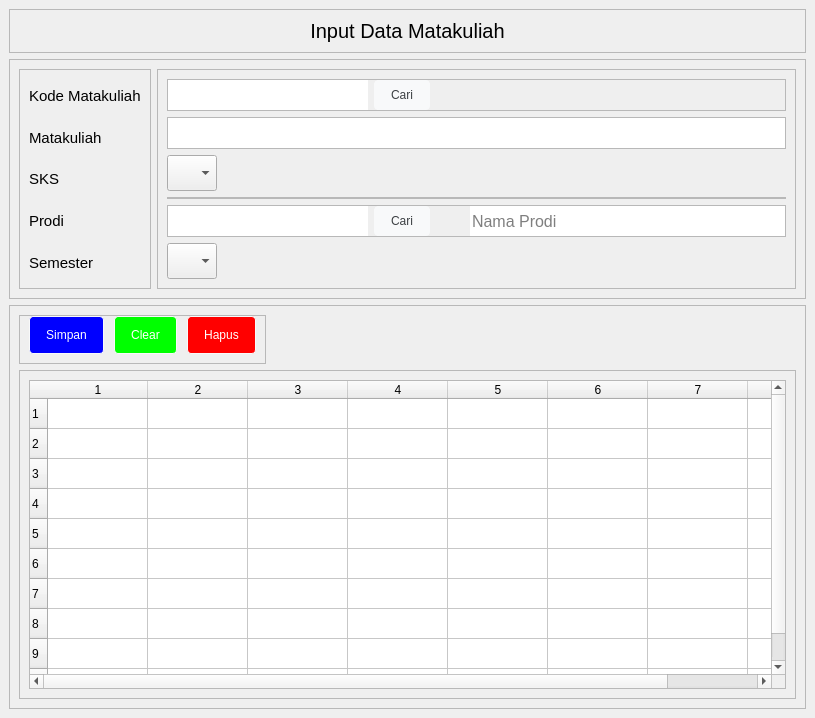
<?xml version="1.0" encoding="UTF-8"?>
<ui version="4.0">
 <class>MainWindow</class>
 <widget class="QMainWindow" name="MainWindow">
  <property name="geometry">
   <rect>
    <x>0</x>
    <y>0</y>
    <width>815</width>
    <height>718</height>
   </rect>
  </property>
  <property name="windowTitle">
   <string>MainWindow</string>
  </property>
  <property name="styleSheet">
   <string notr="true">QLineEdit, QDateEdit {
	border: none;
}

QLineEdit,QComboBox {
height: 30px;
}

QPushButton {
  background-color: #f8f9fa;
  border: 1px solid #f8f9fa;
  border-radius: 4px;
  color: #3c4043;
  height: 36px;
  line-height: 27px;
  min-width: 10px;
  padding: 0 16px;
  text-align: center;
  white-space: pre;
}

QPushButton:hover {
  border-color: #4285f4;
  outline: none;
}

#btnSimpan{
	color: rgb(255, 255, 255);
	background-color: rgb(0, 0, 255);
}

#btnClear{
	color: rgb(255, 255, 255);
	background-color: rgb(0, 255, 0);
}

#btnHapus{
	color: rgb(255, 255, 255);
	background-color: rgb(255, 0, 0);
}</string>
  </property>
  <widget class="QWidget" name="centralwidget">
   <property name="sizePolicy">
    <sizepolicy hsizetype="Expanding" vsizetype="Expanding">
     <horstretch>0</horstretch>
     <verstretch>0</verstretch>
    </sizepolicy>
   </property>
   <property name="minimumSize">
    <size>
     <width>480</width>
     <height>480</height>
    </size>
   </property>
   <layout class="QVBoxLayout" name="verticalLayout">
    <item>
     <widget class="QFrame" name="frame">
      <property name="sizePolicy">
       <sizepolicy hsizetype="Preferred" vsizetype="Fixed">
        <horstretch>0</horstretch>
        <verstretch>0</verstretch>
       </sizepolicy>
      </property>
      <property name="frameShape">
       <enum>QFrame::StyledPanel</enum>
      </property>
      <property name="frameShadow">
       <enum>QFrame::Raised</enum>
      </property>
      <layout class="QHBoxLayout" name="horizontalLayout">
       <item alignment="Qt::AlignTop">
        <widget class="QLabel" name="label">
         <property name="font">
          <font>
           <pointsize>15</pointsize>
          </font>
         </property>
         <property name="text">
          <string>Input Data Matakuliah</string>
         </property>
         <property name="alignment">
          <set>Qt::AlignCenter</set>
         </property>
        </widget>
       </item>
      </layout>
     </widget>
    </item>
    <item>
     <widget class="QFrame" name="frame_2">
      <property name="sizePolicy">
       <sizepolicy hsizetype="Expanding" vsizetype="Preferred">
        <horstretch>0</horstretch>
        <verstretch>0</verstretch>
       </sizepolicy>
      </property>
      <property name="frameShape">
       <enum>QFrame::StyledPanel</enum>
      </property>
      <property name="frameShadow">
       <enum>QFrame::Raised</enum>
      </property>
      <layout class="QHBoxLayout" name="horizontalLayout_2">
       <item alignment="Qt::AlignLeft">
        <widget class="QFrame" name="frame_4">
         <property name="font">
          <font>
           <family>Segoe UI Symbol</family>
           <pointsize>9</pointsize>
          </font>
         </property>
         <property name="frameShape">
          <enum>QFrame::StyledPanel</enum>
         </property>
         <property name="frameShadow">
          <enum>QFrame::Raised</enum>
         </property>
         <layout class="QVBoxLayout" name="verticalLayout_2">
          <property name="spacing">
           <number>9</number>
          </property>
          <property name="topMargin">
           <number>9</number>
          </property>
          <item>
           <widget class="QLabel" name="label_2">
            <property name="font">
             <font>
              <pointsize>11</pointsize>
             </font>
            </property>
            <property name="text">
             <string>Kode Matakuliah</string>
            </property>
           </widget>
          </item>
          <item>
           <widget class="QLabel" name="label_3">
            <property name="font">
             <font>
              <pointsize>11</pointsize>
             </font>
            </property>
            <property name="text">
             <string>Matakuliah</string>
            </property>
           </widget>
          </item>
          <item>
           <widget class="QLabel" name="label_4">
            <property name="font">
             <font>
              <pointsize>11</pointsize>
             </font>
            </property>
            <property name="text">
             <string>SKS</string>
            </property>
           </widget>
          </item>
          <item>
           <widget class="QLabel" name="label_5">
            <property name="font">
             <font>
              <pointsize>11</pointsize>
             </font>
            </property>
            <property name="text">
             <string>Prodi</string>
            </property>
           </widget>
          </item>
          <item>
           <widget class="QLabel" name="label_6">
            <property name="font">
             <font>
              <pointsize>11</pointsize>
             </font>
            </property>
            <property name="text">
             <string>Semester</string>
            </property>
           </widget>
          </item>
         </layout>
        </widget>
       </item>
       <item>
        <widget class="QFrame" name="frame_5">
         <property name="sizePolicy">
          <sizepolicy hsizetype="Expanding" vsizetype="Preferred">
           <horstretch>0</horstretch>
           <verstretch>0</verstretch>
          </sizepolicy>
         </property>
         <property name="frameShape">
          <enum>QFrame::StyledPanel</enum>
         </property>
         <property name="frameShadow">
          <enum>QFrame::Raised</enum>
         </property>
         <layout class="QVBoxLayout" name="verticalLayout_3">
          <property name="topMargin">
           <number>9</number>
          </property>
          <item>
           <widget class="QFrame" name="frame_6">
            <property name="sizePolicy">
             <sizepolicy hsizetype="Preferred" vsizetype="Preferred">
              <horstretch>0</horstretch>
              <verstretch>0</verstretch>
             </sizepolicy>
            </property>
            <property name="minimumSize">
             <size>
              <width>0</width>
              <height>0</height>
             </size>
            </property>
            <property name="frameShape">
             <enum>QFrame::StyledPanel</enum>
            </property>
            <property name="frameShadow">
             <enum>QFrame::Raised</enum>
            </property>
            <layout class="QHBoxLayout" name="horizontalLayout_3">
             <property name="leftMargin">
              <number>0</number>
             </property>
             <property name="topMargin">
              <number>0</number>
             </property>
             <property name="rightMargin">
              <number>0</number>
             </property>
             <property name="bottomMargin">
              <number>0</number>
             </property>
             <item>
              <widget class="QLineEdit" name="txtKodeMatakuliah">
               <property name="minimumSize">
                <size>
                 <width>200</width>
                 <height>0</height>
                </size>
               </property>
               <property name="maximumSize">
                <size>
                 <width>200</width>
                 <height>16777215</height>
                </size>
               </property>
               <property name="font">
                <font>
                 <pointsize>12</pointsize>
                </font>
               </property>
              </widget>
             </item>
             <item alignment="Qt::AlignLeft">
              <widget class="QPushButton" name="btnCari">
               <property name="minimumSize">
                <size>
                 <width>44</width>
                 <height>10</height>
                </size>
               </property>
               <property name="maximumSize">
                <size>
                 <width>16777215</width>
                 <height>30</height>
                </size>
               </property>
               <property name="text">
                <string>Cari</string>
               </property>
              </widget>
             </item>
            </layout>
           </widget>
          </item>
          <item>
           <widget class="QFrame" name="frame_7">
            <property name="frameShape">
             <enum>QFrame::StyledPanel</enum>
            </property>
            <property name="frameShadow">
             <enum>QFrame::Raised</enum>
            </property>
            <layout class="QVBoxLayout" name="verticalLayout_6">
             <property name="spacing">
              <number>0</number>
             </property>
             <property name="leftMargin">
              <number>0</number>
             </property>
             <property name="topMargin">
              <number>0</number>
             </property>
             <property name="rightMargin">
              <number>0</number>
             </property>
             <property name="bottomMargin">
              <number>0</number>
             </property>
             <item>
              <widget class="QLineEdit" name="txtMatakuliah">
               <property name="minimumSize">
                <size>
                 <width>300</width>
                 <height>0</height>
                </size>
               </property>
               <property name="maximumSize">
                <size>
                 <width>620</width>
                 <height>16777215</height>
                </size>
               </property>
               <property name="font">
                <font>
                 <pointsize>12</pointsize>
                </font>
               </property>
              </widget>
             </item>
            </layout>
           </widget>
          </item>
          <item>
           <widget class="QComboBox" name="cboSks">
            <property name="sizePolicy">
             <sizepolicy hsizetype="Expanding" vsizetype="Fixed">
              <horstretch>0</horstretch>
              <verstretch>0</verstretch>
             </sizepolicy>
            </property>
            <property name="minimumSize">
             <size>
              <width>50</width>
              <height>0</height>
             </size>
            </property>
            <property name="maximumSize">
             <size>
              <width>50</width>
              <height>16777215</height>
             </size>
            </property>
            <property name="font">
             <font>
              <pointsize>12</pointsize>
             </font>
            </property>
            <item>
             <property name="text">
              <string/>
             </property>
            </item>
            <item>
             <property name="text">
              <string>1</string>
             </property>
            </item>
            <item>
             <property name="text">
              <string>2</string>
             </property>
            </item>
            <item>
             <property name="text">
              <string>3</string>
             </property>
            </item>
            <item>
             <property name="text">
              <string>4</string>
             </property>
            </item>
            <item>
             <property name="text">
              <string>5</string>
             </property>
            </item>
           </widget>
          </item>
          <item>
           <widget class="QFrame" name="frame_9">
            <property name="frameShape">
             <enum>QFrame::StyledPanel</enum>
            </property>
            <property name="frameShadow">
             <enum>QFrame::Raised</enum>
            </property>
            <layout class="QVBoxLayout" name="verticalLayout_5">
             <property name="leftMargin">
              <number>0</number>
             </property>
             <property name="topMargin">
              <number>0</number>
             </property>
             <property name="rightMargin">
              <number>0</number>
             </property>
             <property name="bottomMargin">
              <number>0</number>
             </property>
            </layout>
           </widget>
          </item>
          <item>
           <widget class="QFrame" name="frame_8">
            <property name="frameShape">
             <enum>QFrame::StyledPanel</enum>
            </property>
            <property name="frameShadow">
             <enum>QFrame::Raised</enum>
            </property>
            <layout class="QHBoxLayout" name="horizontalLayout_5">
             <property name="leftMargin">
              <number>0</number>
             </property>
             <property name="topMargin">
              <number>0</number>
             </property>
             <property name="rightMargin">
              <number>0</number>
             </property>
             <property name="bottomMargin">
              <number>0</number>
             </property>
             <item>
              <widget class="QLineEdit" name="txtKodeProdi">
               <property name="minimumSize">
                <size>
                 <width>100</width>
                 <height>0</height>
                </size>
               </property>
               <property name="maximumSize">
                <size>
                 <width>200</width>
                 <height>16777215</height>
                </size>
               </property>
               <property name="font">
                <font>
                 <pointsize>12</pointsize>
                </font>
               </property>
              </widget>
             </item>
             <item alignment="Qt::AlignLeft">
              <widget class="QPushButton" name="btnCariProdi">
               <property name="minimumSize">
                <size>
                 <width>44</width>
                 <height>30</height>
                </size>
               </property>
               <property name="maximumSize">
                <size>
                 <width>16777215</width>
                 <height>30</height>
                </size>
               </property>
               <property name="text">
                <string>Cari</string>
               </property>
              </widget>
             </item>
             <item>
              <widget class="QLineEdit" name="txtProdi">
               <property name="enabled">
                <bool>false</bool>
               </property>
               <property name="sizePolicy">
                <sizepolicy hsizetype="Preferred" vsizetype="Fixed">
                 <horstretch>0</horstretch>
                 <verstretch>0</verstretch>
                </sizepolicy>
               </property>
               <property name="minimumSize">
                <size>
                 <width>335</width>
                 <height>0</height>
                </size>
               </property>
               <property name="maximumSize">
                <size>
                 <width>300</width>
                 <height>16777215</height>
                </size>
               </property>
               <property name="font">
                <font>
                 <pointsize>12</pointsize>
                </font>
               </property>
               <property name="styleSheet">
                <string notr="true">#txtProdi {
	margin-left:20px;
}</string>
               </property>
               <property name="placeholderText">
                <string>Nama Prodi</string>
               </property>
              </widget>
             </item>
            </layout>
           </widget>
          </item>
          <item>
           <widget class="QComboBox" name="cboSemester">
            <property name="sizePolicy">
             <sizepolicy hsizetype="Expanding" vsizetype="Fixed">
              <horstretch>0</horstretch>
              <verstretch>0</verstretch>
             </sizepolicy>
            </property>
            <property name="minimumSize">
             <size>
              <width>50</width>
              <height>0</height>
             </size>
            </property>
            <property name="maximumSize">
             <size>
              <width>50</width>
              <height>16777215</height>
             </size>
            </property>
            <property name="font">
             <font>
              <pointsize>12</pointsize>
             </font>
            </property>
            <item>
             <property name="text">
              <string/>
             </property>
            </item>
            <item>
             <property name="text">
              <string>1</string>
             </property>
            </item>
            <item>
             <property name="text">
              <string>2</string>
             </property>
            </item>
            <item>
             <property name="text">
              <string>3</string>
             </property>
            </item>
            <item>
             <property name="text">
              <string>4</string>
             </property>
            </item>
            <item>
             <property name="text">
              <string>5</string>
             </property>
            </item>
            <item>
             <property name="text">
              <string>6</string>
             </property>
            </item>
            <item>
             <property name="text">
              <string>7</string>
             </property>
            </item>
            <item>
             <property name="text">
              <string>8</string>
             </property>
            </item>
           </widget>
          </item>
         </layout>
        </widget>
       </item>
      </layout>
     </widget>
    </item>
    <item>
     <widget class="QFrame" name="frame_3">
      <property name="frameShape">
       <enum>QFrame::StyledPanel</enum>
      </property>
      <property name="frameShadow">
       <enum>QFrame::Raised</enum>
      </property>
      <layout class="QVBoxLayout" name="verticalLayout_11">
       <item alignment="Qt::AlignLeft">
        <widget class="QFrame" name="frame_14">
         <property name="frameShape">
          <enum>QFrame::StyledPanel</enum>
         </property>
         <property name="frameShadow">
          <enum>QFrame::Raised</enum>
         </property>
         <layout class="QHBoxLayout" name="horizontalLayout_4">
          <property name="spacing">
           <number>10</number>
          </property>
          <property name="topMargin">
           <number>0</number>
          </property>
          <item>
           <widget class="QPushButton" name="btnSimpan">
            <property name="minimumSize">
             <size>
              <width>44</width>
              <height>0</height>
             </size>
            </property>
            <property name="maximumSize">
             <size>
              <width>75</width>
              <height>16777215</height>
             </size>
            </property>
            <property name="text">
             <string>Simpan</string>
            </property>
           </widget>
          </item>
          <item>
           <widget class="QPushButton" name="btnClear">
            <property name="minimumSize">
             <size>
              <width>44</width>
              <height>0</height>
             </size>
            </property>
            <property name="text">
             <string>Clear</string>
            </property>
           </widget>
          </item>
          <item>
           <widget class="QPushButton" name="btnHapus">
            <property name="minimumSize">
             <size>
              <width>44</width>
              <height>0</height>
             </size>
            </property>
            <property name="text">
             <string>Hapus</string>
            </property>
           </widget>
          </item>
         </layout>
        </widget>
       </item>
       <item>
        <widget class="QFrame" name="frame_15">
         <property name="frameShape">
          <enum>QFrame::StyledPanel</enum>
         </property>
         <property name="frameShadow">
          <enum>QFrame::Raised</enum>
         </property>
         <layout class="QVBoxLayout" name="verticalLayout_12">
          <item>
           <widget class="QTableWidget" name="gridMahasiswa">
            <property name="sizePolicy">
             <sizepolicy hsizetype="Expanding" vsizetype="Expanding">
              <horstretch>0</horstretch>
              <verstretch>0</verstretch>
             </sizepolicy>
            </property>
            <property name="rowCount">
             <number>10</number>
            </property>
            <property name="columnCount">
             <number>8</number>
            </property>
            <row/>
            <row/>
            <row/>
            <row/>
            <row/>
            <row/>
            <row/>
            <row/>
            <row/>
            <row/>
            <column/>
            <column/>
            <column/>
            <column/>
            <column/>
            <column/>
            <column/>
            <column/>
           </widget>
          </item>
         </layout>
        </widget>
       </item>
      </layout>
     </widget>
    </item>
   </layout>
  </widget>
 </widget>
 <resources/>
 <connections/>
</ui>
